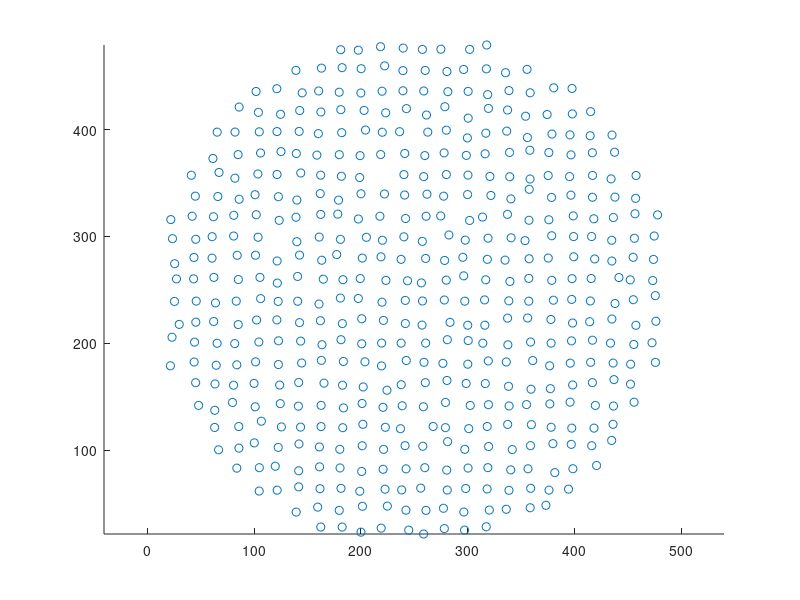

Write MATLAB code to recreate this figure. (Note: this script raises an error after producing the figure.)
load('TrialList_imsize500x500_ndots468_nblocks4_offset2_Circle')

figure; scatter(xy(:, 1), xy(:, 2)); axis equal;


%% prototypes_randomise_location

shape_width     = 500;
shape_height    = 500;
rect_lim        = [635 215 1285 865];
ntrialsXblock   = 10;
all_rect        = prototypes_randomise_location(shape_width, shape_height, rect_lim, ntrialsXblock);

figure; rectangle('Position',rect_lim,'EdgeColor','r')
hold on; 
rectangle('Position',all_rect(1,:))
axis([0 10 0 10])


